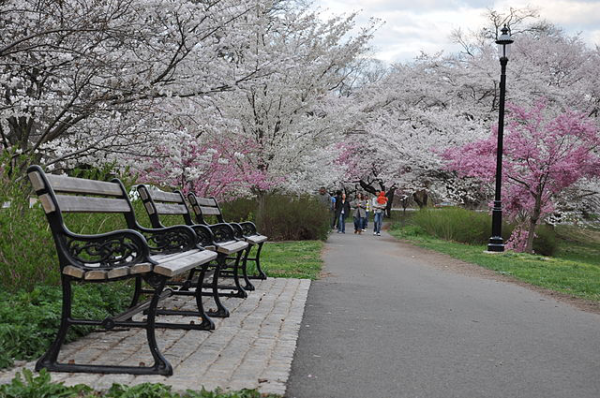
#> input picture blog47-quwu/fj.png, 600 x 398 px
$ python blog47_quwu_03_add.py
#> lines starting #> are read from the running program, lines starting #| are printed output that depends on the picture; after the words box and inside, x2 and y2 are one past the last pixel; in counts of white or black regions, pixels touching at a corner belong together
# -*- coding:utf-8 -*-
import cv2
import numpy as np

#读取图片
img = cv2.imread("fj.png", cv2.IMREAD_UNCHANGED)
#> img is the input picture: shape (398, 600, 4); mean B, G, R, A 119.4, 122.6, 123.1, 255
rows, cols, chn = img.shape
#> rows = 398; cols = 600; chn = 4

#加噪声
for i in range(50000):
    x = np.random.randint(0, rows)
    y = np.random.randint(0, cols)
    img[x,y,:] = 210
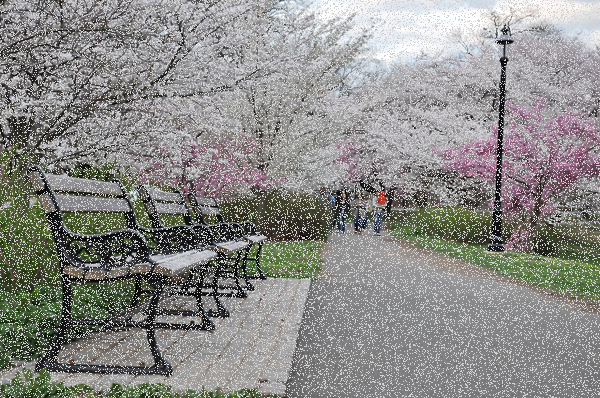
#> img: shape (398, 600, 4); 18.89% of pixels changed, all inside (x1, y1, x2, y2) = (0, 0, 600, 398)

cv2.imshow("noise", img)

#等待显示
cv2.waitKey(0)
cv2.destroyAllWindows()
cv2.imwrite('fj-res.png',img)

$ run again, with blog47-quwu/car-01.png copied over blog47-quwu/fj.png
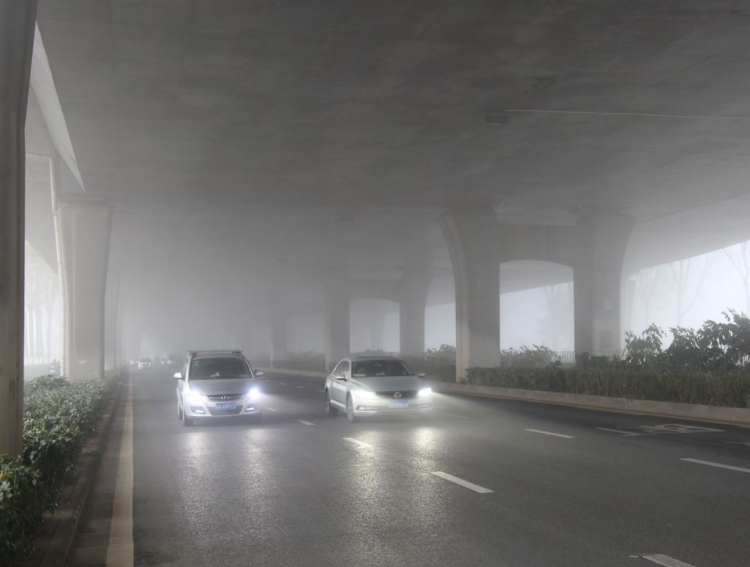
#> input picture blog47-quwu/car-01.png, 750 x 567 px
#> img is the input picture: shape (567, 750, 4); mean B, G, R, A 110.4, 111.3, 111.9, 255
#> after the loop `for i in range(50000):`:
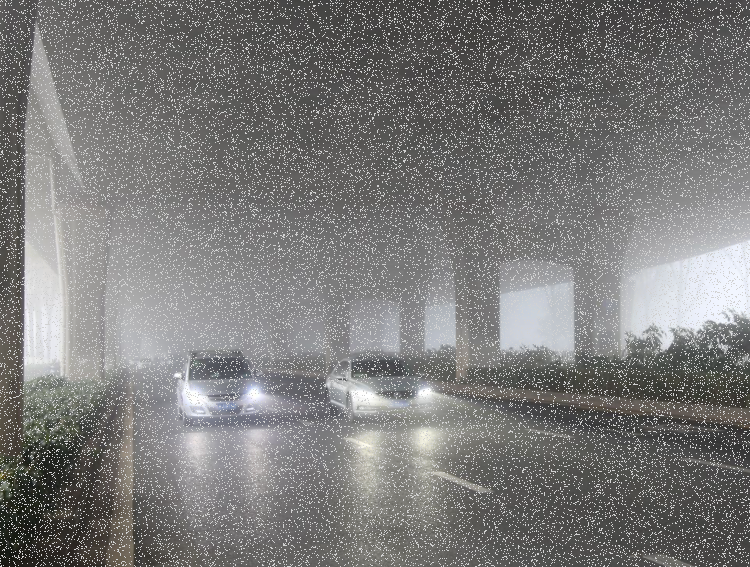
#> img: shape (567, 750, 4); 11.08% of pixels changed, all inside (x1, y1, x2, y2) = (0, 0, 750, 567)

$ run again, with blog47-quwu/car-02.png copied over blog47-quwu/fj.png
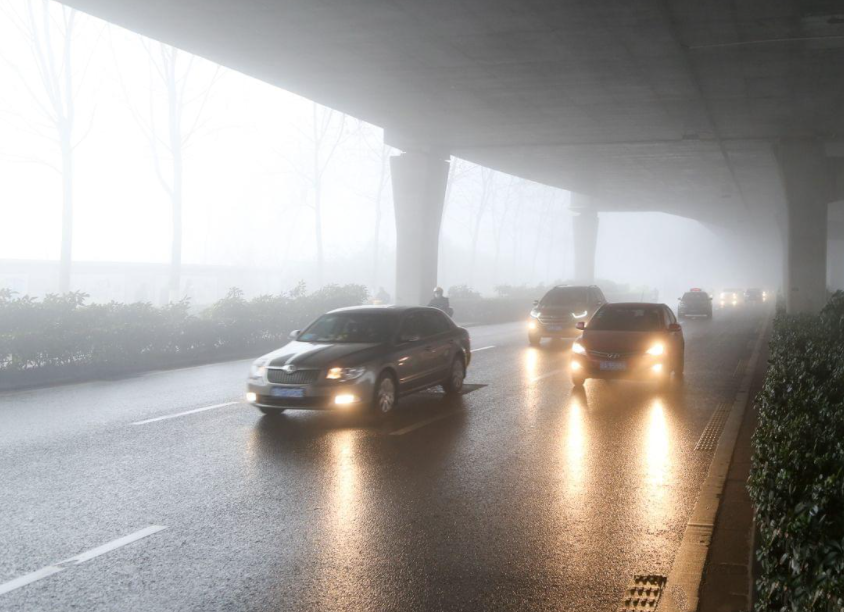
#> input picture blog47-quwu/car-02.png, 844 x 612 px
#> img is the input picture: shape (612, 844, 4); mean B, G, R, A 155, 158.4, 162.4, 255
#> after the loop `for i in range(50000):`:
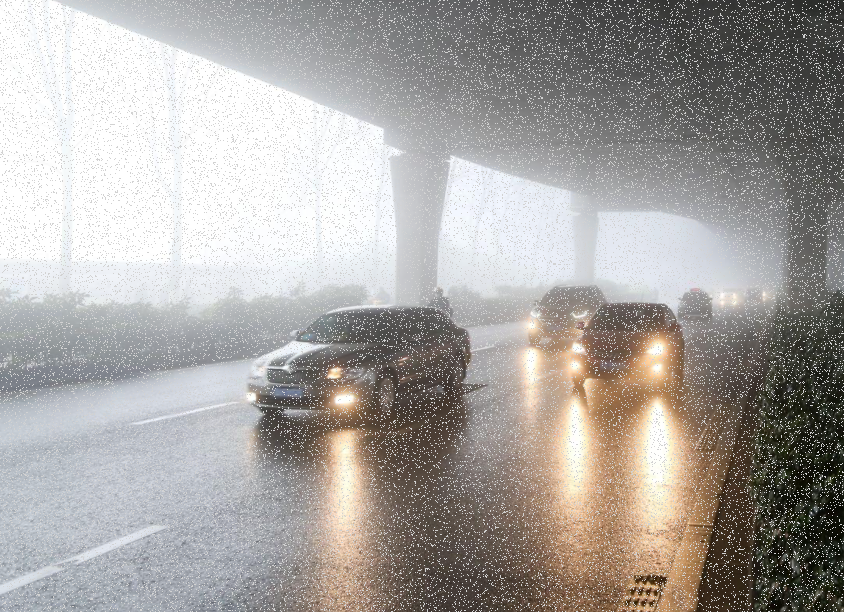
#> img: shape (612, 844, 4); 9.24% of pixels changed, all inside (x1, y1, x2, y2) = (0, 0, 844, 612)
